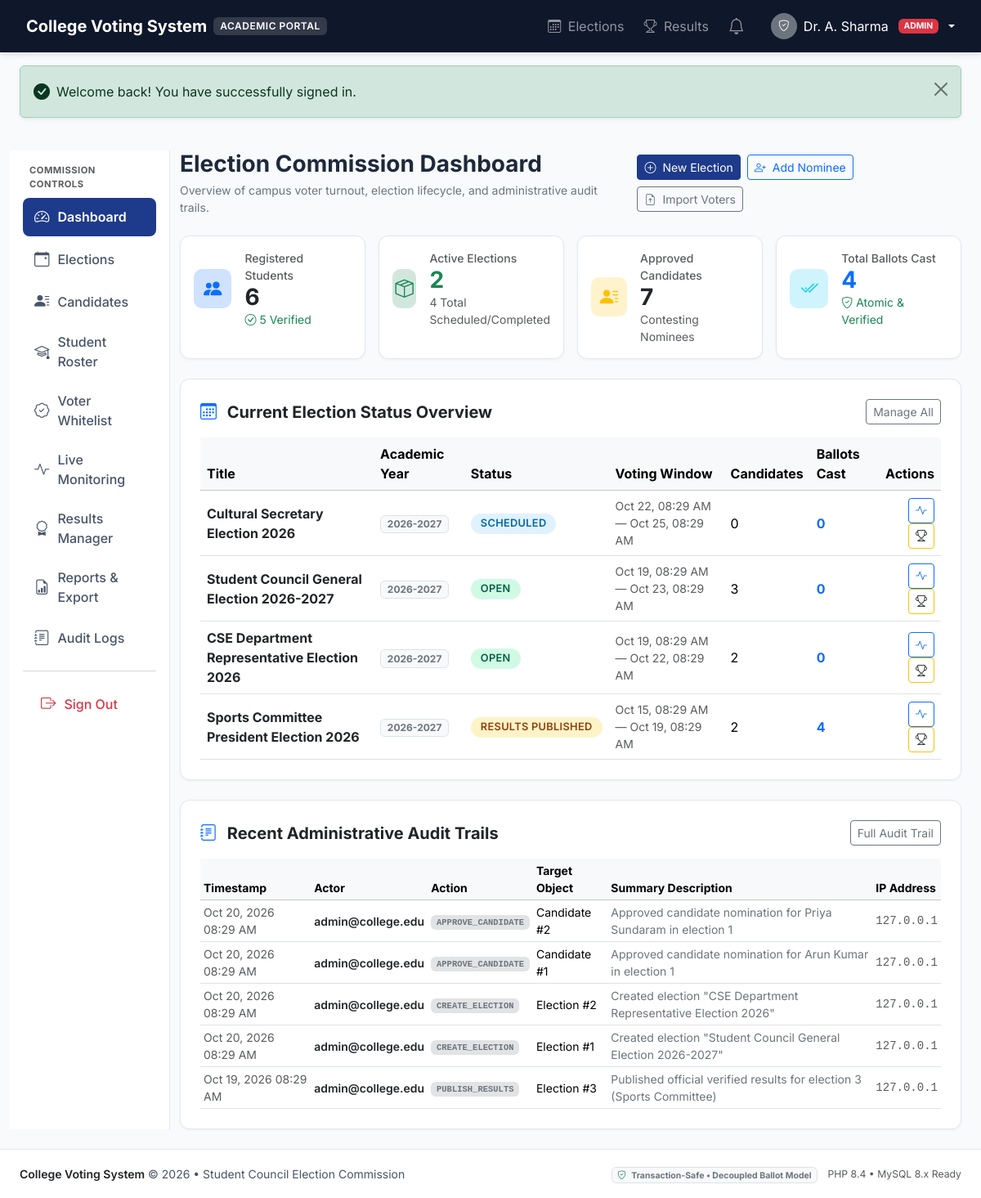
Page /admin/dashboard.php (signed in) on the committed database.
### tables this page shows
CREATE TABLE IF NOT EXISTS users (
    id INT AUTO_INCREMENT PRIMARY KEY,
    email VARCHAR(150) NOT NULL UNIQUE,
    password_hash VARCHAR(255) NOT NULL,
    role ENUM('admin', 'student') NOT NULL DEFAULT 'student',
    status ENUM('pending', 'active', 'suspended') NOT NULL DEFAULT 'pending',
    created_at DATETIME NOT NULL DEFAULT CURRENT_TIMESTAMP,
    updated_at DATETIME NOT NULL DEFAULT CURRENT_TIMESTAMP ON UPDATE CURRENT_TIMESTAMP,
    INDEX idx_user_role (role),
    INDEX idx_user_status (status)
);

CREATE TABLE IF NOT EXISTS elections (
    id INT AUTO_INCREMENT PRIMARY KEY,
    title VARCHAR(200) NOT NULL,
    description TEXT DEFAULT NULL,
    academic_year VARCHAR(20) NOT NULL,
    election_type ENUM('general', 'departmental', 'club', 'special') NOT NULL DEFAULT 'general',
    start_time DATETIME NOT NULL,
    end_time DATETIME NOT NULL,
    status ENUM('draft', 'scheduled', 'open', 'closed', 'results_published', 'cancelled') NOT NULL DEFAULT 'draft',
    eligibility_type ENUM('all_students', 'by_department', 'by_year') NOT NULL DEFAULT 'all_students',
    created_by INT DEFAULT NULL,
    created_at DATETIME NOT NULL DEFAULT CURRENT_TIMESTAMP,
    updated_at DATETIME NOT NULL DEFAULT CURRENT_TIMESTAMP ON UPDATE CURRENT_TIMESTAMP,
    CONSTRAINT fk_election_creator FOREIGN KEY (created_by) REFERENCES users(id) ON DELETE SET NULL,
    INDEX idx_election_status (status),
    INDEX idx_election_dates (start_time, end_time)
);

CREATE TABLE IF NOT EXISTS audit_logs (
    id INT AUTO_INCREMENT PRIMARY KEY,
    user_id INT DEFAULT NULL,
    actor_email VARCHAR(150) DEFAULT NULL,
    action VARCHAR(100) NOT NULL,
    object_type VARCHAR(50) NOT NULL,
    object_id INT DEFAULT NULL,
    summary TEXT NOT NULL,
    ip_address VARCHAR(45) DEFAULT NULL,
    created_at DATETIME NOT NULL DEFAULT CURRENT_TIMESTAMP,
    CONSTRAINT fk_audit_user FOREIGN KEY (user_id) REFERENCES users(id) ON DELETE SET NULL,
    INDEX idx_audit_created (created_at),
    INDEX idx_audit_object (object_type, object_id)
);

### admin/dashboard.php (the view, shortened to what the rows shown need)
<?php
require_once __DIR__ . '/../app/middleware/require-admin.php';
require_once __DIR__ . '/../app/includes/functions.php';
require_once __DIR__ . '/../app/repositories/ElectionRepository.php';
$db = Database::getConnection();
$electionRepo = new ElectionRepository($db);
$recentElections = $electionRepo->getAll();
$stmtAudit = $db->query("SELECT * FROM audit_logs ORDER BY created_at DESC LIMIT 6");
$recentAudit = $stmtAudit->fetchAll(PDO::FETCH_ASSOC);
require_once __DIR__ . '/../app/includes/header.php';
?>
<div class="container-fluid px-3 px-md-4 py-4">
    <div class="row g-4">
        <div class="col-lg-9 col-xl-10">
            <div class="d-flex flex-column flex-md-row justify-content-between align-items-md-center gap-3 mb-4">
                <div>
                    <h1 class="h3 fw-bold mb-1">Election Commission Dashboard</h1>
                </div>
            </div>
            <div class="card card-academic p-4 mb-4">
                <?php if (empty($recentElections)): ?>
                    <p class="text-muted text-center py-4 mb-0">No elections configured yet.</p>
                <?php else: ?>
                    <div class="table-responsive">
                        <table class="table table-hover align-middle mb-0">
                            <thead class="table-light">
                                <tr>
                                    <th>Title</th>
                                    <th>Academic Year</th>
                                    <th>Status</th>
                                    <th>Voting Window</th>
                                    <th>Candidates</th>
                                    <th>Ballots Cast</th>
                                    <th class="text-end">Actions</th>
                                </tr>
                            </thead>
                            <tbody>
                                <?php foreach (array_slice($recentElections, 0, 5) as $el): ?>
                                    <tr>
                                        <td class="fw-bold text-dark"><?= e($el['title']) ?></td>
                                        <td><span class="badge bg-light text-secondary border"><?= e($el['academic_year']) ?></span></td>
                                        <td>
                                            <span class="badge badge-status badge-<?= e($el['status']) ?>">
                                                <?= e(str_replace('_', ' ', $el['status'])) ?>
                                            </span>
                                        </td>
                                        <td class="small text-muted">
                                            <?= format_datetime($el['start_time'], 'M d, h:i A') ?> &mdash; <?= format_datetime($el['end_time'], 'M d, h:i A') ?>
                                        </td>
                                        <td><?= (int)$el['candidate_count'] ?></td>
                                        <td class="fw-bold text-primary"><?= (int)$el['total_votes'] ?></td>
                                        <td class="text-end">
                                            <a href="<?= base_url('election-monitoring.php?id=' . $el['id']) ?>" class="btn btn-sm btn-outline-primary" title="Live Monitoring">
                                                <i class="bi bi-activity"></i>
                                            </a>
                                            <a href="<?= base_url('results.php?id=' . $el['id']) ?>" class="btn btn-sm btn-outline-warning text-dark" title="Results & Turnout">
                                                <i class="bi bi-trophy"></i>
                                            </a>
                                        </td>
                                    </tr>
                                <?php endforeach; ?>
                            </tbody>
                        </table>
                    </div>
                <?php endif; ?>
            </div>
            <div class="card card-academic p-4">
                <?php if (empty($recentAudit)): ?>
                    <p class="text-muted text-center py-4 mb-0">No administrative events recorded yet.</p>
                <?php else: ?>
                    <div class="table-responsive">
                        <table class="table table-sm table-hover align-middle mb-0 small">
                            <thead class="table-light">
                                <tr>
                                    <th>Timestamp</th>
                                    <th>Actor</th>
                                    <th>Action</th>
                                    <th>Target Object</th>
                                    <th>Summary Description</th>
                                    <th>IP Address</th>
                                </tr>
                            </thead>
                            <tbody>
                                <?php foreach ($recentAudit as $log): ?>
                                    <tr>
                                        <td class="text-muted"><?= format_datetime($log['created_at']) ?></td>
                                        <td class="fw-semibold text-dark"><?= e($log['actor_email'] ?? 'System') ?></td>
                                        <td><span class="badge bg-secondary-subtle text-secondary font-monospace"><?= e($log['action']) ?></span></td>
                                        <td><span class="text-capitalize"><?= e($log['object_type']) ?> #<?= (int)$log['object_id'] ?></span></td>
                                        <td class="text-secondary"><?= e($log['summary']) ?></td>
                                        <td class="text-muted font-monospace"><?= e($log['ip_address']) ?></td>
                                    </tr>
                                <?php endforeach; ?>
                            </tbody>
                        </table>
                    </div>
                <?php endif; ?>
            </div>
        </div>
    </div>
</div>
<?php require_once __DIR__ . '/../app/includes/footer.php'; ?>

### app/includes/header.php (shortened to what the rows shown need)
<?php
require_once __DIR__ . '/auth.php';
require_once __DIR__ . '/functions.php';
$currentUser = Auth::user();
$isLoggedIn = Auth::check();
$isAdmin = Auth::isAdmin();
?>
<!DOCTYPE html>
<html lang="en">
<head>
    <link href="https://cdn.jsdelivr.net/npm/bootstrap@5.3.3/dist/css/bootstrap.min.css" rel="stylesheet">
    <link href="https://cdn.jsdelivr.net/npm/bootstrap-icons@1.11.3/font/bootstrap-icons.css" rel="stylesheet">
    <link href="<?= base_url('assets/css/style.css') ?>" rel="stylesheet">
</head>
<body>
<nav class="navbar navbar-expand-lg navbar-dark app-navbar py-2 sticky-top">
    <div class="container-fluid px-3 px-md-4">
        <div class="collapse navbar-collapse" id="appNav">
            <ul class="navbar-nav ms-auto align-items-center gap-1 gap-lg-2">
                <?php if ($isLoggedIn): ?>
                    <li class="nav-item">
                        <a class="nav-link position-relative px-2" href="<?= base_url('notifications.php') ?>" title="Notifications">
                            <i class="bi bi-bell fs-5"></i>
                        </a>
                    </li>
                    <li class="nav-item dropdown ms-lg-2">
                        <a class="nav-link dropdown-toggle d-flex align-items-center gap-2 text-white" href="#" role="button" data-bs-toggle="dropdown">
                            <div class="rounded-circle bg-secondary text-white d-flex align-items-center justify-content-center" style="width: 32px; height: 32px; font-size: 0.85rem;">
                                <i class="bi <?= $isAdmin ? 'bi-shield-check' : 'bi-person-fill' ?>"></i>
                            </div>
                            <span class="d-none d-md-inline"><?= e($currentUser['admin']['full_name'] ?? $currentUser['student']['full_name'] ?? $currentUser['email']) ?></span>
                            <span class="badge bg-<?= $isAdmin ? 'danger' : 'primary' ?> text-uppercase ms-1" style="font-size: 0.65rem;">
                                <?= e($currentUser['role']) ?>
                            </span>
                        </a>
                    </li>
                <?php endif; ?>
            </ul>
        </div>
    </div>
</nav>

### rows in the picture
users: role "ADMIN"
elections: title "Cultural Secretary Election 2026", academic_year "2026-2027", status "SCHEDULED", start_time "Oct 22, 08:29 AM", end_time "Oct 25, 08:29 AM", candidate_count "0", total_votes "0"
elections: title "Student Council General Election 2026-2027", academic_year "2026-2027", status "OPEN", start_time "Oct 19, 08:29 AM", end_time "Oct 23, 08:29 AM", candidate_count "3", total_votes "0"
elections: title "CSE Department Representative Election 2026", academic_year "2026-2027", status "OPEN", start_time "Oct 19, 08:29 AM", end_time "Oct 22, 08:29 AM", candidate_count "2", total_votes "0"
elections: title "Sports Committee President Election 2026", academic_year "2026-2027", status "RESULTS PUBLISHED", start_time "Oct 15, 08:29 AM", end_time "Oct 19, 08:29 AM", candidate_count "2", total_votes "4"
audit_logs: created_at "Oct 20, 2026 08:29 AM", actor_email "admin@college.edu", action "APPROVE_CANDIDATE", object_type "Candidate", object "2", summary "Approved candidate nomination for Priya Sundaram in election 1", ip_address "127.0.0.1"
audit_logs: created_at "Oct 20, 2026 08:29 AM", actor_email "admin@college.edu", action "APPROVE_CANDIDATE", object_type "Candidate", object "1", summary "Approved candidate nomination for Arun Kumar in election 1", ip_address "127.0.0.1"
audit_logs: created_at "Oct 20, 2026 08:29 AM", actor_email "admin@college.edu", action "CREATE_ELECTION", object_type "Election", object "2", summary "Created election \"CSE Department Representative Election 2026\"", ip_address "127.0.0.1"
audit_logs: created_at "Oct 20, 2026 08:29 AM", actor_email "admin@college.edu", action "CREATE_ELECTION", object_type "Election", object "1", summary "Created election \"Student Council General Election 2026-2027\"", ip_address "127.0.0.1"
audit_logs: created_at "Oct 19, 2026 08:29 AM", actor_email "admin@college.edu", action "PUBLISH_RESULTS", object_type "Election", object "3", summary "Published official verified results for election 3 (Sports Committee)", ip_address "127.0.0.1"

### other values in the picture
$currentUser['admin']['full_name'] "Dr. A. Sharma"
$flash['message'] "Welcome back! You have successfully signed in."
$studentStats['total_students'] "6"
$studentStats['verified_students'] "5"
$electionStats['open_elections'] "2"
$electionStats['total_elections'] "4"
$totalCandidates "7"
$electionStats['total_votes'] "4"
PHP_MAJOR_VERSION "8"
PHP_MINOR_VERSION "4"
